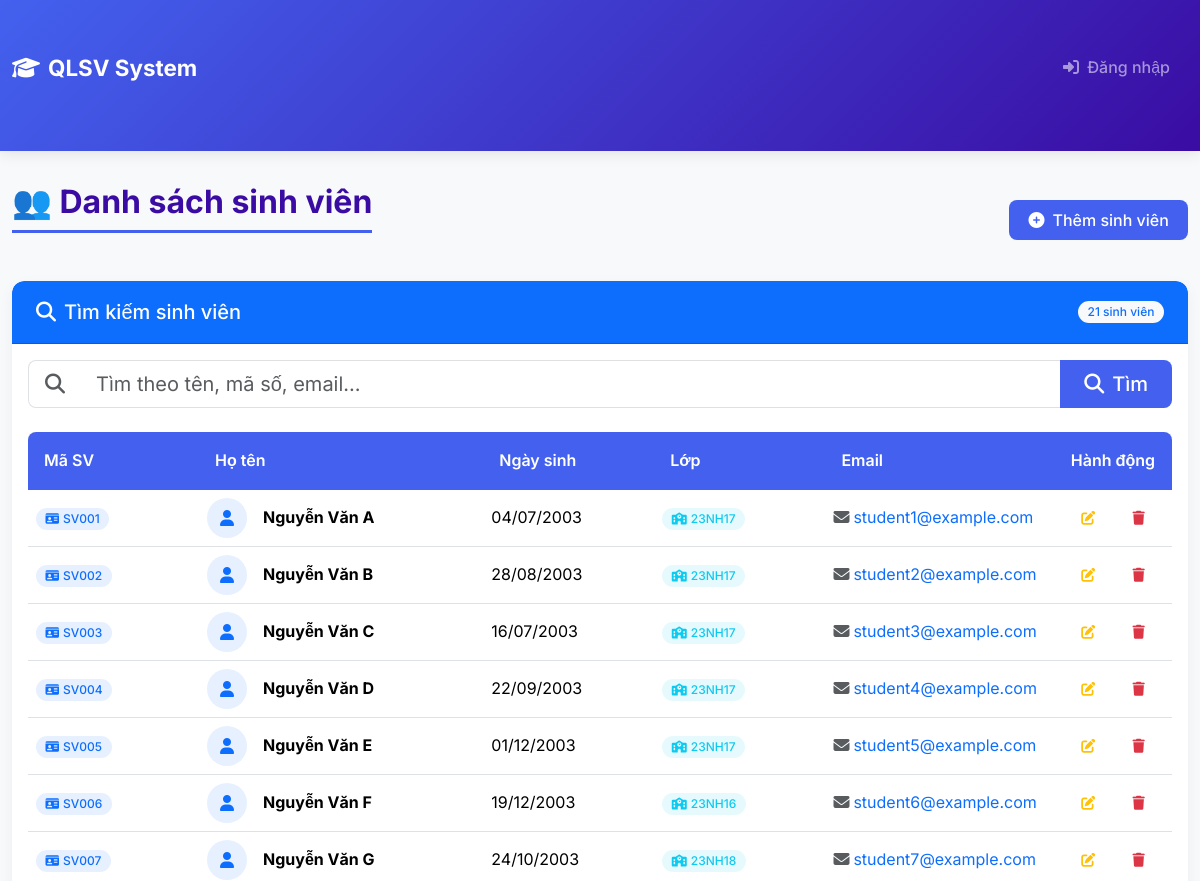
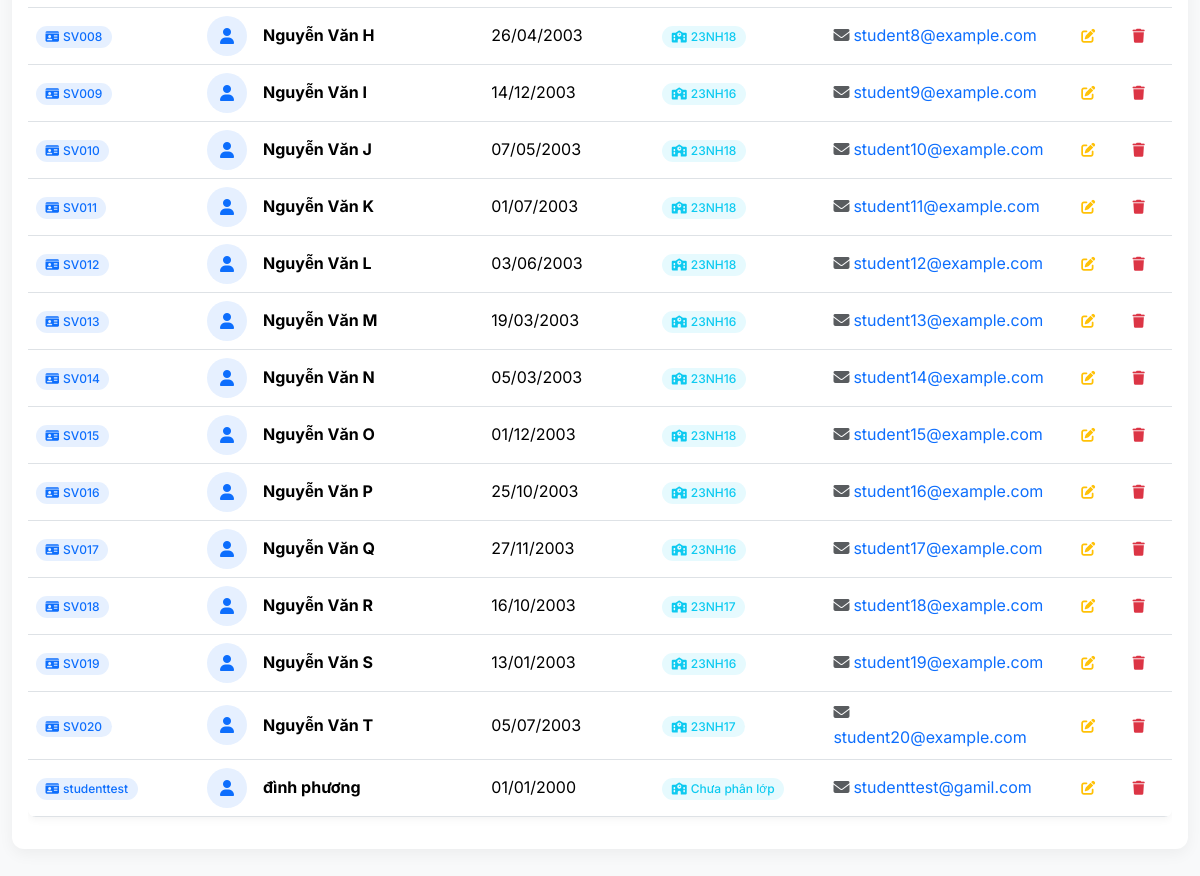
The page /students/ on the database its author committed (2 pictures, top to bottom).
### student/models.py (models this page shows, shortened)
class Student(models.Model):
    user = models.OneToOneField(User, on_delete=models.CASCADE, null=True, blank=True)
    ma_sv = models.CharField(max_length=20, unique=True)  # Mã sinh viên
    ho_ten = models.CharField(max_length=100)
    ngay_sinh = models.DateField()
    lop = models.CharField(max_length=50)
    email = models.EmailField(unique=True)

### student/views.py (the view)
# urls.py: path('', views.student_list, name='student_list'),
def student_list(request):
    query = request.GET.get('q')
    if query:
        students = Student.objects.filter(
            Q(ma_sv__icontains=query) |
            Q(ho_ten__icontains=query) |
            Q(lop__icontains=query) |
            Q(email__icontains=query)
        )
    else:
        students = Student.objects.all()
    return render(request, 'student/student_list.html', {'students': students})

### student/templates/student/student_list.html (shortened to what this page needs)
{% extends 'base.html' %}
{% block content %}
<div class="d-flex justify-content-between align-items-center mb-4">
    <h2 class="page-title">👥 Danh sách sinh viên</h2>
    <a href="{% url 'student_create' %}" class="btn btn-primary">
        <i class="fas fa-plus-circle me-2"></i>Thêm sinh viên
    </a>
</div>
<div class="card">
    <div class="card-header bg-primary text-white d-flex justify-content-between align-items-center">
        <h5 class="mb-0"><i class="fas fa-search me-2"></i>Tìm kiếm sinh viên</h5>
        <span class="badge bg-light text-primary">{{ students.count }} sinh viên</span>
    </div>
    <div class="card-body">
        <form method="get" class="mb-4">
            <div class="input-group input-group-lg">
                <span class="input-group-text bg-white border-end-0">
                    <i class="fas fa-search text-muted"></i>
                </span>
                <input type="text" name="q" class="form-control border-start-0"
                       placeholder="Tìm theo tên, mã số, email..." value="{{ request.GET.q }}">
                <button type="submit" class="btn btn-primary px-4">
                    <i class="fas fa-search me-2"></i>Tìm
                </button>
            </div>
        </form>
        {% if students %}
        <div class="table-responsive">
            <table class="table table-hover align-middle">
                <thead class="table-dark">
                    <tr>
                        <th style="width: 15%">Mã SV</th>
                        <th style="width: 25%">Họ tên</th>
                        <th style="width: 15%">Ngày sinh</th>
                        <th style="width: 15%">Lớp</th>
                        <th style="width: 20%">Email</th>
                        <th style="width: 10%" class="text-center">Hành động</th>
                    </tr>
                </thead>
                <tbody>
                    {% for sv in students %}
                    <tr>
                        <td>
                            <span class="badge bg-primary bg-opacity-10 text-primary">
                                <i class="fas fa-id-card me-1"></i>{{ sv.ma_sv }}
                            </span>
                        </td>
                        <td>
                            <div class="d-flex align-items-center">
                                <div class="flex-shrink-0">
                                    <div class="rounded-circle bg-primary bg-opacity-10 text-primary d-flex align-items-center justify-content-center"
                                         style="width: 40px; height: 40px;">
                                        <i class="fas fa-user"></i>
                                    </div>
                                </div>
                                <div class="flex-grow-1 ms-3">
                                    <strong>{{ sv.ho_ten }}</strong>
                                </div>
                            </div>
                        </td>
                        <td>{{ sv.ngay_sinh|date:"d/m/Y" }}</td>
                        <td>
                            <span class="badge bg-info bg-opacity-10 text-info">
                                <i class="fas fa-school me-1"></i>{{ sv.lop }}
                            </span>
                        </td>
                        <td>
                            <a href="mailto:{{ sv.email }}" class="text-decoration-none">
                                <i class="fas fa-envelope me-1 text-muted"></i>{{ sv.email }}
                            </a>
                        </td>
                        <td class="text-center">
                            <div class="btn-group btn-group-sm" role="group">
                                <a href="{% url 'student_update' sv.pk %}" class="btn btn-outline-warning">
                                    <i class="fas fa-edit"></i>
                                </a>
                                <a href="{% url 'student_delete' sv.pk %}" class="btn btn-outline-danger">
                                    <i class="fas fa-trash"></i>
                                </a>
                            </div>
                        </td>
                    </tr>
                    {% endfor %}
                </tbody>
            </table>
        </div>
        {% endif %}
    </div>
</div>
{% endblock %}

### student/templates/base.html (style rules this page uses)
:root { --primary-color: #4361ee; --secondary-color: #3a0ca3; --success-color: #06d6a0; --info-color: #118ab2; --warning-color: #ffd166; --danger-color: #ef476f; --light-color: #f8f9fa; --dark-color: #212529; }
body { font-family: 'Inter', sans-serif; background-color: #f5f7fb; color: #333; line-height: 1.6; }
.card { border: none; border-radius: 12px; box-shadow: 0 5px 15px rgba(0,0,0,0.05); transition: transform 0.3s ease, box-shadow 0.3s ease; margin-bottom: 1.5rem; overflow: hidden; }
.card-header { border-radius: 12px 12px 0 0 !important; padding: 1.2rem 1.5rem; font-weight: 600; }
.btn { border-radius: 8px; padding: 0.5rem 1.2rem; font-weight: 500; transition: all 0.2s ease; border: none; }
.btn-primary { background-color: var(--primary-color); }
.table { border-collapse: separate; border-spacing: 0; border-radius: 8px; overflow: hidden; box-shadow: 0 2px 10px rgba(0,0,0,0.05); }
.table thead th { background-color: var(--primary-color); color: white; border: none; padding: 1rem; font-weight: 600; }
.table tbody tr { transition: background-color 0.2s ease; }
.form-control, .form-select { border-radius: 8px; padding: 0.6rem 1rem; border: 1px solid #e0e0e0; transition: all 0.2s ease; }
.badge { padding: 0.4em 0.8em; border-radius: 20px; font-weight: 500; }
.page-title { color: var(--secondary-color); font-weight: 700; margin-bottom: 1.5rem; padding-bottom: 0.5rem; border-bottom: 3px solid var(--primary-color); display: inline-block; }

### rows shown on the page
Student: ma_sv "SV001", ho_ten "Nguyễn Văn A", ngay_sinh "04/07/2003", lop "23NH17", email "student1@example.com"
Student: ma_sv "SV002", ho_ten "Nguyễn Văn B", ngay_sinh "28/08/2003", lop "23NH17", email "student2@example.com"
Student: ma_sv "SV003", ho_ten "Nguyễn Văn C", ngay_sinh "16/07/2003", lop "23NH17", email "student3@example.com"
Student: ma_sv "SV004", ho_ten "Nguyễn Văn D", ngay_sinh "22/09/2003", lop "23NH17", email "student4@example.com"
Student: ma_sv "SV005", ho_ten "Nguyễn Văn E", ngay_sinh "01/12/2003", lop "23NH17", email "student5@example.com"
Student: ma_sv "SV006", ho_ten "Nguyễn Văn F", ngay_sinh "19/12/2003", lop "23NH16", email "student6@example.com"
Student: ma_sv "SV007", ho_ten "Nguyễn Văn G", ngay_sinh "24/10/2003", lop "23NH18", email "student7@example.com"
Student: ma_sv "SV008", ho_ten "Nguyễn Văn H", ngay_sinh "26/04/2003", lop "23NH18", email "student8@example.com"
Student: ma_sv "SV009", ho_ten "Nguyễn Văn I", ngay_sinh "14/12/2003", lop "23NH16", email "student9@example.com"
Student: ma_sv "SV010", ho_ten "Nguyễn Văn J", ngay_sinh "07/05/2003", lop "23NH18", email "student10@example.com"
Student: ma_sv "SV011", ho_ten "Nguyễn Văn K", ngay_sinh "01/07/2003", lop "23NH18", email "student11@example.com"
Student: ma_sv "SV012", ho_ten "Nguyễn Văn L", ngay_sinh "03/06/2003", lop "23NH18", email "student12@example.com"
Student: ma_sv "SV013", ho_ten "Nguyễn Văn M", ngay_sinh "19/03/2003", lop "23NH16", email "student13@example.com"
Student: ma_sv "SV014", ho_ten "Nguyễn Văn N", ngay_sinh "05/03/2003", lop "23NH16", email "student14@example.com"
Student: ma_sv "SV015", ho_ten "Nguyễn Văn O", ngay_sinh "01/12/2003", lop "23NH18", email "student15@example.com"
Student: ma_sv "SV016", ho_ten "Nguyễn Văn P", ngay_sinh "25/10/2003", lop "23NH16", email "student16@example.com"
Student: ma_sv "SV017", ho_ten "Nguyễn Văn Q", ngay_sinh "27/11/2003", lop "23NH16", email "student17@example.com"
Student: ma_sv "SV018", ho_ten "Nguyễn Văn R", ngay_sinh "16/10/2003", lop "23NH17", email "student18@example.com"
Student: ma_sv "SV019", ho_ten "Nguyễn Văn S", ngay_sinh "13/01/2003", lop "23NH16", email "student19@example.com"
Student: ma_sv "SV020", ho_ten "Nguyễn Văn T", ngay_sinh "05/07/2003", lop "23NH17", email "student20@example.com"
Student: ma_sv "studenttest", ho_ten "đình phương", ngay_sinh "01/01/2000", lop "Chưa phân lớp", email "studenttest@gamil.com"

### other values the page prints
{{ students.count }} "21"
